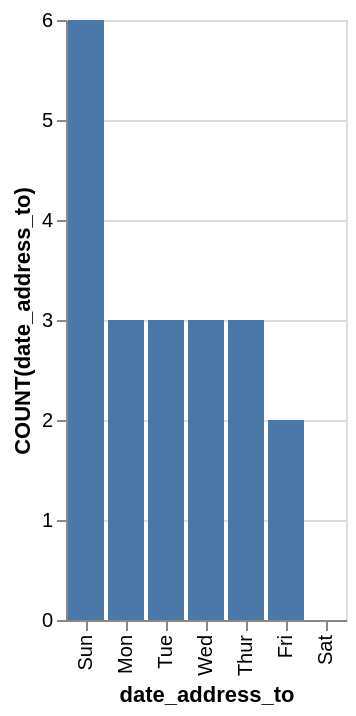

Write the Vega-Lite specification saved for this chart.
### Vega-Lite specification from a JSON file in a GitHub repository (floating-point values rounded to 4 significant figures)
{"data": {"values": [{"x_data": "Mon", "y_data": 3}, {"x_data": "Tue", "y_data": 3}, {"x_data": "Wed", "y_data": 3}, {"x_data": "Thur", "y_data": 3}, {"x_data": "Fri", "y_data": 2}, {"x_data": "Sat", "y_data": 0}, {"x_data": "Sun", "y_data": 6}]}, "mark": "bar", "encoding": {"x": {"field": "x_data", "type": "nominal", "title": "date_address_to", "sort": {"op": "sum", "field": "y_data", "order": "descending"}}, "y": {"field": "y_data", "type": "quantitative", "title": "COUNT(date_address_to)"}}}
